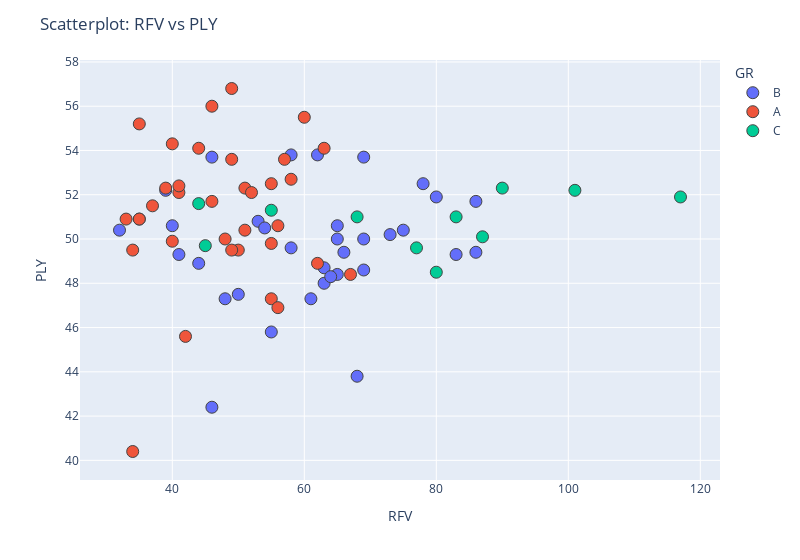

Notebook code for this chart:
### Code cell
Scatterplot(data, "RFV", "PLY",  "GR")

### Figure 1 — Plotly figure (JSON) as saved in the notebook; plotly's stock layout.template omitted (floating-point values rounded to 4 significant figures)
{"data": [{"hovertemplate": "GR=B<br>RFV=%{x}<br>PLY=%{y}<extra></extra>", "legendgroup": "B", "marker": {"color": "#636efa", "line": {"width": 1}, "size": 12, "symbol": "circle"}, "mode": "markers", "name": "B", "orientation": "v", "showlegend": true, "type": "scatter", "x": [63, 66, 83, 69, 68, 63, 69, 65, 44, 73, 58, 53, 39, 86, 58, 61, 35, 40, 50, 55, 62, 69, 46, 64, 65, 41, 80, 78, 54, 65, 86, 48, 75, 46, 32], "xaxis": "x", "y": [48.7, 49.4, 49.3, 53.7, 43.8, 48, 50, 48.4, 48.9, 50.2, 49.6, 50.8, 52.2, 49.4, 53.8, 47.3, 50.9, 50.6, 47.5, 45.8, 53.8, 48.6, 53.7, 48.3, 50.6, 49.3, 51.9, 52.5, 50.5, 50, 51.7, 47.3, 50.4, 42.4, 50.4], "yaxis": "y"}, {"hovertemplate": "GR=A<br>RFV=%{x}<br>PLY=%{y}<extra></extra>", "legendgroup": "A", "marker": {"color": "#EF553B", "line": {"width": 1}, "size": 12, "symbol": "circle"}, "mode": "markers", "name": "A", "orientation": "v", "showlegend": true, "type": "scatter", "x": [55, 51, 55, 46, 62, 49, 37, 39, 42, 40, 50, 34, 60, 55, 67, 49, 63, 34, 41, 58, 56, 48, 35, 46, 49, 51, 56, 57, 33, 41, 52, 40, 44, 35], "xaxis": "x", "y": [49.8, 52.3, 47.3, 56, 48.9, 56.8, 51.5, 52.3, 45.6, 49.9, 49.5, 40.4, 55.5, 52.5, 48.4, 49.5, 54.1, 49.5, 52.1, 52.7, 50.6, 50, 55.2, 51.7, 53.6, 50.4, 46.9, 53.6, 50.9, 52.4, 52.1, 54.3, 54.1, 50.9], "yaxis": "y"}, {"hovertemplate": "GR=C<br>RFV=%{x}<br>PLY=%{y}<extra></extra>", "legendgroup": "C", "marker": {"color": "#00cc96", "line": {"width": 1}, "size": 12, "symbol": "circle"}, "mode": "markers", "name": "C", "orientation": "v", "showlegend": true, "type": "scatter", "x": [101, 45, 68, 87, 90, 55, 80, 83, 44, 77, 117], "xaxis": "x", "y": [52.2, 49.7, 51, 50.1, 52.3, 51.3, 48.5, 51, 51.6, 49.6, 51.9], "yaxis": "y"}], "layout": {"legend": {"title": {"text": "GR"}, "tracegroupgap": 0}, "margin": {"t": 60}, "title": {"text": "Scatterplot: RFV vs PLY"}, "width": 800, "xaxis": {"anchor": "y", "domain": [0, 1], "title": {"text": "RFV"}}, "yaxis": {"anchor": "x", "domain": [0, 1], "title": {"text": "PLY"}}}}
